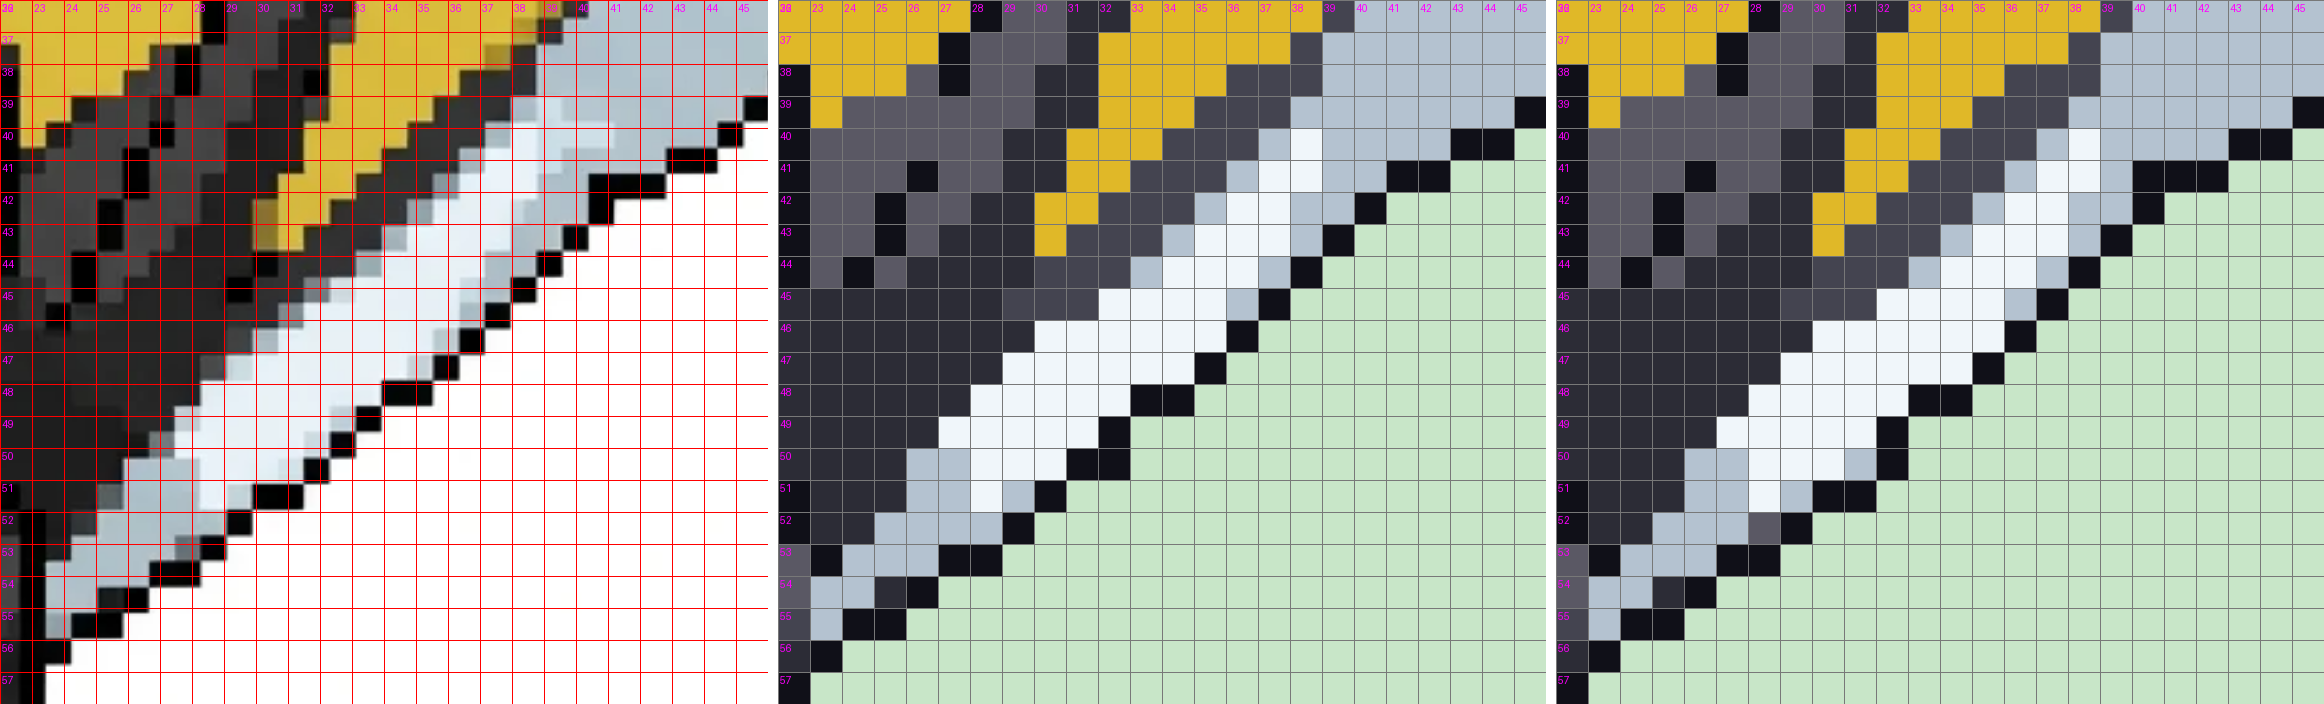

Recreate this plot in Python.
# model per spritecel (rood raster) | r3 | r4, buikzone, met coordinaten (Jordi: "leg ze allebei op een raster")
import sys; sys.path[:0]=['gereedschap','sprite_r1']
import numpy as np; from PIL import Image
import bouw_a0; from raster import modelcrop, grid
S,OX,OY=bouw_a0.S,bouw_a0.OX,bouw_a0.OY
x0,y0,x1,y1,z=22,36,46,58,32
A=grid(modelcrop(S,OX,OY,x0,y0,x1,y1,z),x0,y0,z)
def spr(p):
    im=Image.open(p).convert('RGBA'); b=Image.new('RGBA',im.size,(200,230,200,255)); b.alpha_composite(im)
    return grid(b.convert('RGB').crop((x0,y0,x1,y1)).resize(((x1-x0)*z,(y1-y0)*z),Image.NEAREST),x0,y0,z,(120,120,120))
P=[A,spr('sprite_r3/A0.png'),spr('sprite_r7/A0.png')]
v=Image.new('RGB',(A.width*3+20,A.height),'white')
for i,p in enumerate(P): v.paste(p,(i*(A.width+10),0))
v.save('sprite_r7/raster_buik.png')
